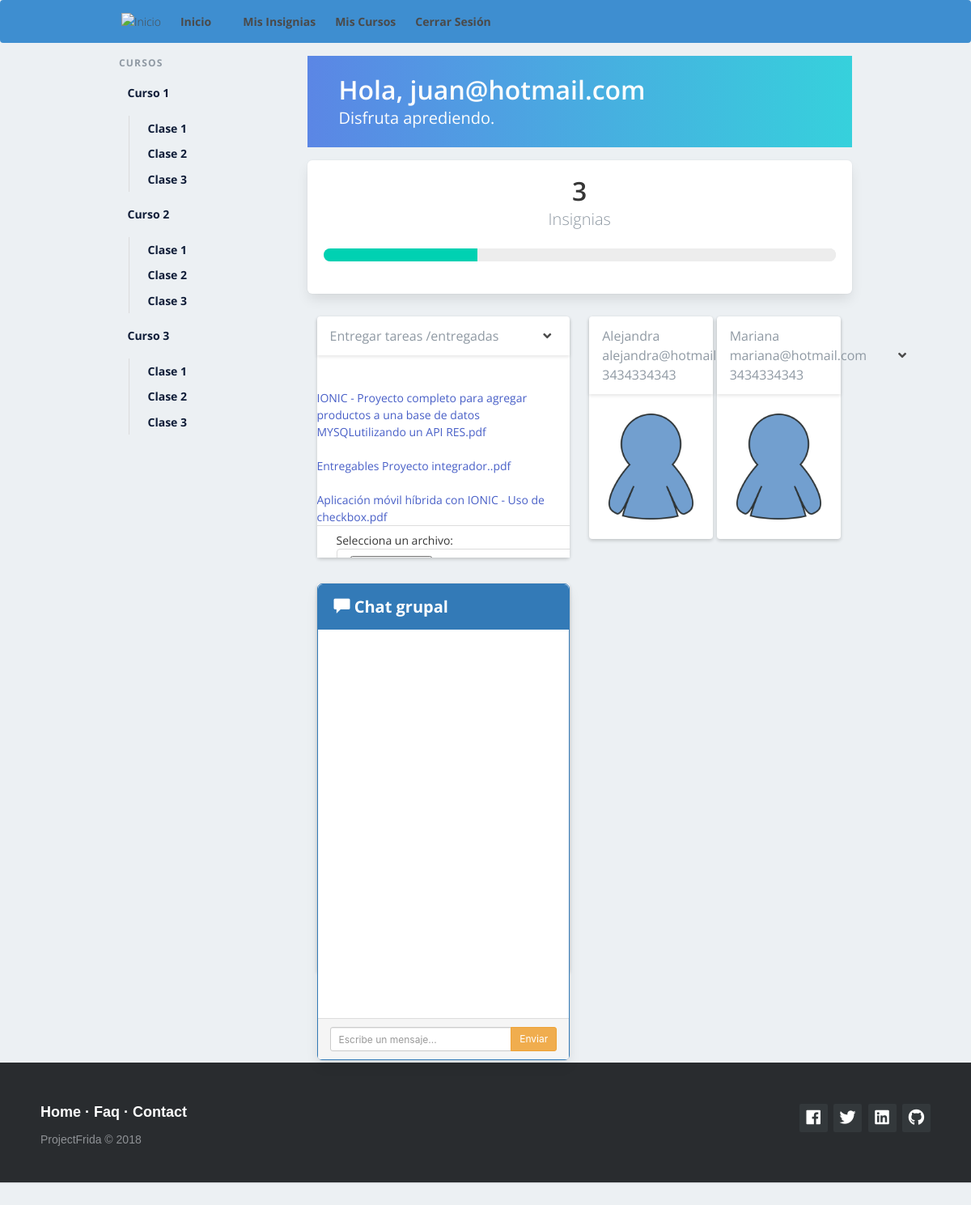
The app's page /frida.php (signed in) with its own data.
### tables this page shows
CREATE TABLE `equipos` (
  `idequipo` int(11) NOT NULL,
  `nombre` varchar(100) NOT NULL,
  `miembros` varchar(500) NOT NULL,
  `mentor` varchar(100) NOT NULL,
  `medallas` int(11) NOT NULL
);

CREATE TABLE `images` (
  `id` int(11) NOT NULL,
  `file_name` varchar(255) NOT NULL,
  `uploaded_on` datetime NOT NULL,
  `status` enum('1','0') NOT NULL DEFAULT '1',
  `idequipo` int(11) NOT NULL
);

CREATE TABLE `usuarios` (
  `idusuario` int(11) NOT NULL,
  `nombre` varchar(100) NOT NULL,
  `fecha_nac` varchar(10) NOT NULL,
  `correo` varchar(50) NOT NULL,
  `lugar_procedencia` varchar(11) NOT NULL,
  `telefono` varchar(10) NOT NULL,
  `rol` varchar(6) NOT NULL,
  `area_conocimiento` varchar(100) NOT NULL,
  `contrasena` varchar(50) NOT NULL,
  `idequipo` int(11) NOT NULL
);

### frida.php (the view, shortened to what this page needs)
<?php
    if($_SESSION["logueado"] == TRUE) {
        $pid = $_SESSION['id'];
?>
<!DOCTYPE html>
<html lang="en">
<head>
    <link rel="stylesheet" href="https://maxcdn.bootstrapcdn.com/bootstrap/3.3.5/css/bootstrap.min.css">
    <link rel="stylesheet" href="https://cdnjs.cloudflare.com/ajax/libs/bulma/0.7.2/css/bulma.min.css" />
    <link rel="stylesheet" type="text/css" href="../../source/CSS/menuFrida.css">
    <link rel="stylesheet" href="./css/mainChat.css">
	<link rel="stylesheet" href="css/footerGeneral.css">
	<link rel="stylesheet" href="https://use.fontawesome.com/releases/v5.5.0/css/all.css">
</head>
<body>
    <nav class="navbar has-background-info">
        <div class="container">
            <div class="navbar-brand">
                <a class="navbar-item brand-text" >
                    <img src="./img/logo.png" alt="Inicio">
                </a>
                <a class="navbar-item brand-text" href="frida.php">
                    <strong>Inicio</strong>
                </a>
            </div>
            <div id="navMenu" class="navbar-menu">
                <div class="navbar-start">
                    <a class="navbar-item" href="insignias.php">
                        <strong>Mis Insignias</strong>
                    </a>
                    <a class="navbar-item" href="cursos.php">
                        <strong>Mis Cursos</strong>
                    </a>
                    <a class="navbar-item" href="salir.php">
                        <strong>Cerrar Sesión</strong>
                    </a>
                </div>
            </div>
    </nav>
    <div class="container">
        <div class="columns">
            <div class="column is-3 ">
                <aside class="menu is-hidden-mobile">
                    <p class="menu-label">
                        Cursos
                    </p>
                    <ul class="menu-list">
                        <li>
                            <a>Curso 1</a>
                            <ul>
                                <li><a>Clase 1</a></li>
                                <li><a>Clase 2</a></li>
                                <li><a>Clase 3</a></li>
                            </ul>
                        </li>
                    </ul>
                    <ul class="menu-list">
                        <li>
                            <a>Curso 2</a>
                            <ul>
                                <li><a>Clase 1</a></li>
                                <li><a>Clase 2</a></li>
                                <li><a>Clase 3</a></li>
                            </ul>
                        </li>
                        <ul class="menu-list">
                            <li>
                                <a>Curso 3</a>
                                <ul>
                                    <li><a>Clase 1</a></li>
                                    <li><a>Clase 2</a></li>
                                    <li><a>Clase 3</a></li>
                                </ul>
                            </li>
                </aside>
            </div>
            <div class="column is-9">
                <section class="hero is-info welcome is-small">
                    <div class="hero-body">
                        <div class="container">
                            <h1 class="title" >
                                Hola, <span > <?php echo $pid ?> </span>
                            </h1>
                            <h2 class="subtitle">
                                Disfruta aprediendo.
                            </h2>
                        </div>
                    </div>
                </section>
                <section class="info-tiles">
                    <div class="tile is-ancestor has-text-centered">
                        <div class="tile is-parent">
                            <article class="tile is-child box">
                        <?php
                                require 'conexion.php';
                                $numMedallas = "SELECT * FROM equipos";
                                $result = $mysqli->query($numMedallas);
                                if ($result->num_rows > 0) {
                                    while($row = $result->fetch_assoc()) {
                                    ?>
                                        <p class="title"><?php echo $row["medallas"]?></p>
                                        <p class="subtitle">Insignias</p>
                                         <progress class="progress is-primary" value="<?php echo $row["medallas"]?>" max="10"></progress>
                                        <?php }
                                 } else {
                                    echo "0 resultados";
                                }
                                 ?>
                            </article>
                        </div>
                    </div>
                </section>
                <div class="columns">
                    <div class="column is-6">
                                <div class="card events-card">
                                    <header class="card-header">
                                        <p class="card-header-title">
                                            Entregar tareas /entregadas
                                        </p>
                                        <a href="#" class="card-header-icon" aria-label="more options">
                        <span class="icon">
                            <i class="fa fa-angle-down" aria-hidden="true"></i>
                        </span>
                        </a>
                                    </header>
                                    <div class="card-table">
                                        <div class="content">
                                            <table class="table is-fullwidth is-striped">
                                                <tbody>
                                                    <tr>
                                                        <td width="5%"><i class="fa fa-bell-o"></i></td>
                                                            <td><form action="upload.php" method="post" enctype="multipart/form-data">
                                                                    Selecciona un archivo:
                                                                    <input class="button " type="file" name="file">
                                                                </form>
                                                                </td>
                                                    </tr>
                                                    <?php
                                                        include 'config.php';
                                                        $query = $db->query("SELECT * FROM images where status='1' ORDER BY uploaded_on DESC");
                                                        if($query->num_rows > 0){
                                                            while($row = $query->fetch_assoc()){
                                                                $imageURL = 'uploads/'.$row["file_name"];
                                                                ?>
                                                                <br>
                                                                <br>
                                                            <a href="<?php  echo $imageURL; ?>"> <?php echo $row["file_name"] ?> </a>
                                                        <?php }
                                                        }else{ ?>
                                                            <p></p>
                                                        <?php } ?>
                                                </tbody>
                                            </table>
                                        </div>
                                    </div>
                                </div>
                                <div class="card events-card chat-card">
                                    <div class="chat-body">
                                        <div class="panel panel-primary">
                                            <div class="panel-heading">
                                                <span class="glyphicon glyphicon-comment"></span> Chat grupal
                                            </div>
                                            <div class="panel-body">
                                            </div>
                                            <div class="panel-footer">
                                                <div class="input-group">
                                                    <input id="Mensaje" type="text" class="form-control input-sm" placeholder="Escribe un mensaje..." onkeypress="MsnIntro(event)" />
                                                    <span class="input-group-btn">
                                                        <button class="btn btn-warning btn-sm" id="btnEnviar" onclick="Msn()">
                                                            Enviar</button>
                                                    </span>
                                                </div>
                                            </div>
                                        </div>
                                    </div>
                                </div>
                    </div>
                    <div class="column is-6">
                                <?php
                                require 'conexion.php';
                                $equipo = "SELECT * FROM usuarios where idequipo='1'";
                                $result = $mysqli->query($equipo);
                                if ($result->num_rows > 0) {
                                    while($row = $result->fetch_assoc()) {
                                        ?>
                                         <div class="cardTeam card">
                                         <header class="card-header">
                                        <p class="card-header-title">
                                        <?php
                                        echo $row["nombre"] . " " . $row["correo"] . " " .$row["telefono"] ;
                                    ?>
                                        </p>
                                            <a  class="card-header-icon" aria-label="more options">
                                        <span class="icon">
                                            <i class="fa fa-angle-down" aria-hidden="true"></i>
                                        </span>
                                        </a>
                                        </header>
                                        <div class="card-content">
                                            <img src="./img/userexample.png"  height="42" width="42"  alt="" class="imgTeam">
                                        </div>
                                    </div>
                                        <?php }
                                 } else {
                                    echo "0 resultados";
                                }
                                 ?>
                             </div>
                    </div>
                </div>
            </div>
        </div>
		<footer class="footer-distributed">
<div class="footer-right">
    <a href="#"><i class="fab fa-facebook"></i></a>
    <a href="#"><i class="fab fa-twitter"></i></a>
    <a href="#"><i class="fab fa-linkedin"></i></a>
    <a href="#"><i class="fab fa-github"></i></a>
</div>
<div class="footer-left">
    <p class="footer-links">
        <a href="#">Home</a>
        ·
        <a href="#">Faq</a>
        ·
        <a href="#">Contact</a>
    </p>
    <p> ProjectFrida &copy; 2018</p>
</div>
</footer>
</body>
</html>
<?php
    } else {
        echo "<script>location.href='index.php';</script>";
    }
?>

### css/menuFrida.css (style rules this page uses)
html, body { font-family: 'Open Sans', serif; font-size: 16px; line-height: 1.5; height: 100%; background: #ECF0F3; }
nav.navbar { border-top: 4px; margin-bottom: 1rem; }
.navbar-item.brand-text { font-weight: 300; }
.navbar-item, .navbar-link { font-size: 14px; font-weight: 700; }
.columns { width: 100%; height: 100%; margin-left: 0; }
.menu-label { color: #8F99A3; letter-spacing: 1.3; font-weight: 700; }
.menu-list a { color: #0F1D38; font-size: 14px; font-weight: 700; }
.card { box-shadow: 0px 2px 4px rgba(0, 0, 0, 0.18); margin-bottom: 2rem; }
.card-header-title { color: #8F99A3; font-weight: 400; }
.chat-card { height: 60vh; }
.info-tiles { margin: 1rem 0; }
.info-tiles .subtitle { font-weight: 300; color: #8F99A3; }
.hero.welcome.is-info { background: #36D1DC; background: -webkit-linear-gradient(to right, #5B86E5, #36D1DC); background: linear-gradient(to right, #5B86E5, #36D1DC); }
.hero.welcome .title, .hero.welcome .subtitle { color: hsl(192, 17%, 99%); }
.cardTeam { display: inline-block; width: 49%; }
.card .content { font-size: 14px; }
.card-table .table { margin-bottom: 0; }
.events-card .card-table { max-height: 250px; overflow-y: scroll; }
.imgTeam { height: 100%; width: 100%; }

### css/mainChat.css (style rules this page uses)
.panel-body { overflow-y: scroll; height: 60vh; }

### css/footerGeneral.css (style rules this page uses)
.footer-distributed { background-color: #292c2f; box-shadow: 0 1px 1px 0 rgba(0, 0, 0, 0.12); box-sizing: border-box; width: 100%; text-align: left; font: normal 16px sans-serif; padding: 45px 50px; margin-top: 80px; }
.footer-distributed .footer-left p { color: #8f9296; font-size: 14px; margin: 0; }
.footer-distributed p.footer-links { font-size:18px; font-weight: bold; color: #ffffff; margin: 0 0 10px; padding: 0; }
.footer-distributed p.footer-links a { display:inline-block; line-height: 1.8; text-decoration: none; color: inherit; }
.footer-distributed .footer-right { float: right; margin-top: 6px; max-width: 180px; }
.footer-distributed .footer-right a { display: inline-block; width: 35px; height: 35px; background-color: #33383b; border-radius: 2px; font-size: 20px; color: #ffffff; text-align: center; line-height: 35px; margin-left: 3px; }

### records on screen
equipos: medallas "3"
images: file_name "IONIC - Proyecto completo para agregar productos a una base de datos MYSQLutilizando un API RES.pdf"
images: file_name "Entregables Proyecto integrador..pdf"
images: file_name "Aplicación móvil híbrida con IONIC - Uso de checkbox.pdf"
usuarios: nombre "Alejandra", correo "alejandra@hotmail.mx", telefono "3434334343"
usuarios: nombre "Mariana", correo "mariana@hotmail.com", telefono "3434334343"

### other values on screen
$pid "juan@hotmail.com"
